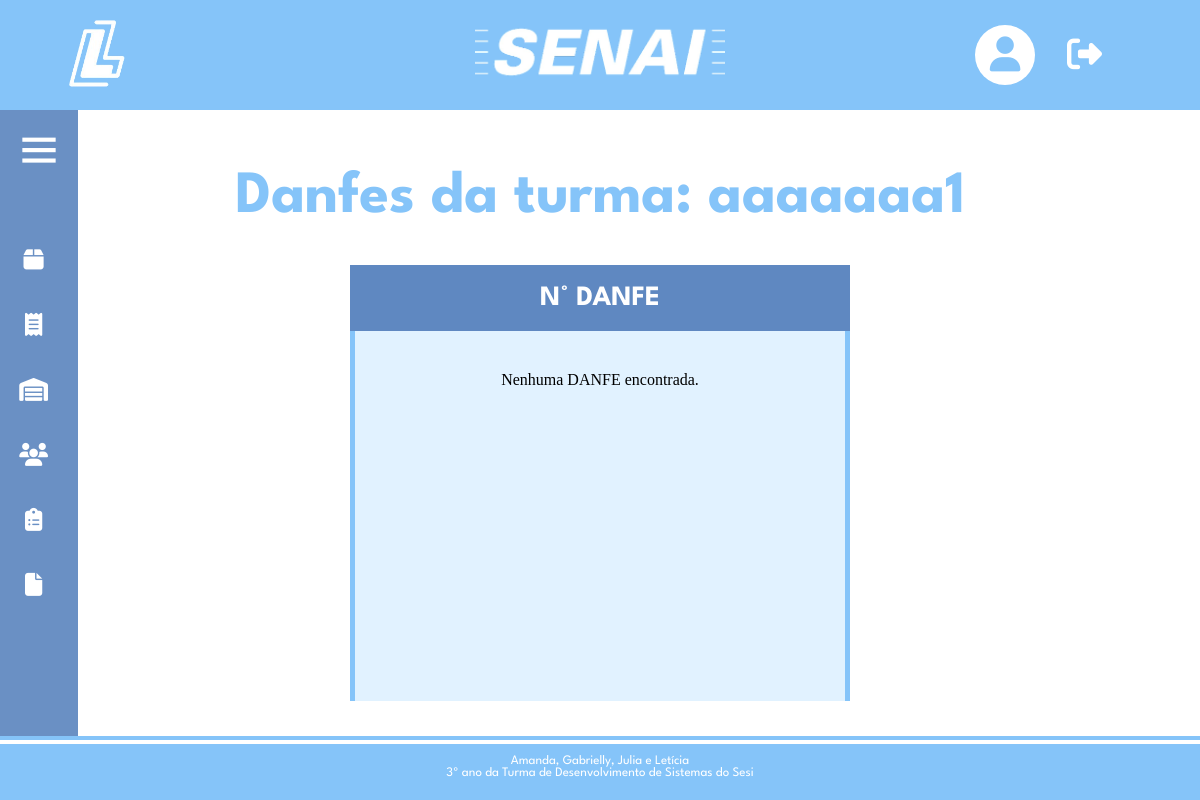
Page /minhadanfe.php (signed in) on the earlier database version.
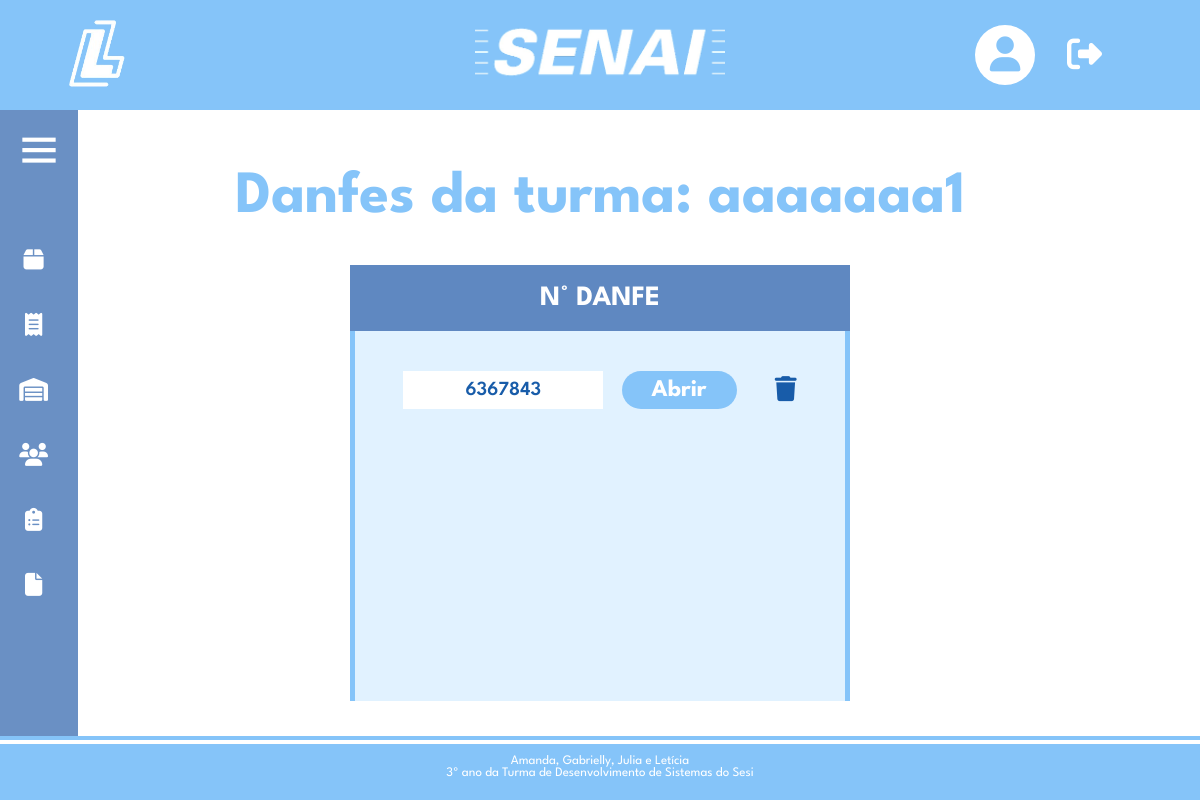
Same page on the later database version.
### tables this page shows
CREATE TABLE `danfe` (
  `id` int(11) NOT NULL,
  `codbarra` int(11) NOT NULL,
  `n` varchar(255) NOT NULL,
  `serie` varchar(255) NOT NULL,
  `operacao` tinyint(1) NOT NULL,
  `data_emissao` date NOT NULL,
  `hora_emissao` time NOT NULL,
  `id_turma` int(11) NOT NULL
);

### minhadanfe.php (the view, shortened to what this page needs)
<!DOCTYPE html>
<html lang="pt">
<?php
include_once('config.php');
if (isset($_SESSION['id_turma'])) {
  $id_turma = $_SESSION['id_turma'];
  $sql = "SELECT nome FROM turma WHERE id = '$id_turma'";
  $resultado = $conexao->query($sql);
  if ($resultado->num_rows > 0) {
      $row = $resultado->fetch_assoc();
      $nome_turma = $row['nome'];
  } else {
      $nome_turma = "Turma não encontrada";
  }
}
?>
<head>
  <link rel="stylesheet" type="text/css" href="estiloHome.css" media="screen" />
  <link rel="stylesheet" type="text/css" href="estiloMinhaDanfe.css" media="screen" />
  <link href='https://unpkg.com/boxicons@2.0.7/css/boxicons.min.css' rel='stylesheet'>
</head>
<body>
  <header class="header-topo">
    <div class="logSenai">
      <a href="homeP.php"><img src="imagens/logo-logsenai.png" alt="Minha Figura" width="75" height="auto"></a>
    </div>
    <div class="logo">
      <a href="homeP.php"><img src="imagens/senai-branco.png" alt="Minha Figura" width="250" height="auto"></a>
    </div>
    <div class="menu-header">
      <div class="dropdown-perfil">
        <a href="#">
          <div class="circulo">
            <i class="fa-solid fa-user"></i>
          </div>
        </a>
      </div>
      <a href="sair.php"><i class="fa-solid fa-right-from-bracket"></i></a>
    </div>
  </header>
  <div class="sidebar close">
    <div class="logo-details">
      <i class="bx bx-menu"></i>
    </div>
    <ul class="nav-links">
      <li>
        <div class="iocn-link">
          <a href="#">
            <i class="fa-solid fa-box"></i>
          </a>
        </div>
      </li>
      <li>
        <div class="iocn-link">
          <a href="#">
            <i class="fa-solid fa-receipt"></i>
          </a>
        </div>
      </li>
      <li>
        <div class="iocn-link">
          <a href="containerP.php">
            <i class="fa-solid fa-warehouse"></i>
          </a>
        </div>
      </li>
      <li>
      <div class="iocn-link">
        <a href="#">
          <i class="fa-solid fa-users"></i>
        </a>
        </div>
      </li>
      <li>
        <div class="iocn-link">
          <a href="#">
            <i class="fa-solid fa-clipboard-list fa-lg"></i>
          </a>
        </div>
      </li>
      <li>
        <a href="relatoriosP.php">
          <i class="fa-solid fa-file"></i>
        </a>
      </li>
    </ul>
  </div>
  <div class="conteudo">
    <div class="titulo-conteudo">
      <h1>Danfes da turma: <?php echo $nome_turma?></h1>
    </div>
    <div class="linha">
      <div class="quadroMinhaDanfe">
        <div class="titulo-quadro">
          <p>N° DANFE</p>
        </div>
        <div class="MinhaDanfe">
          <?php
          $sql = "SELECT * FROM danfe WHERE id_turma= $id_turma";
          $resultado = $conexao->query($sql);
          if ($resultado->num_rows > 0) {
            while ($row = $resultado->fetch_assoc()) {
              echo '<div class="linhaMinhaDanfe">';
              echo '<input type="text" value="' . $row['id'] . '" readonly>';
              echo '<a href="verDanfe.php?id=' . $row['id'] . '"><button>Abrir</button></a>';
              echo "<td><div class='botaoDeletar' onclick='confirmarExclusao(" . $row['id'] . ")'><i class='fa-solid fa-trash'></i></div></td>";
              echo '</div>';
            }
          } else {
            echo '<div class="linhaMinhaDanfe">';
            echo '<p>Nenhuma DANFE encontrada.</p>';
            echo '</div>';
          }
          ?>
        </div>
      </div>
    </div>
  </div>
  <?php
  include_once('footer.php');
  ?>
</body>
</html>

Differences in the rows shown:
added danfe: id "6367843"
Other differences:
text no longer shown: "Nenhuma DANFE encontrada."
